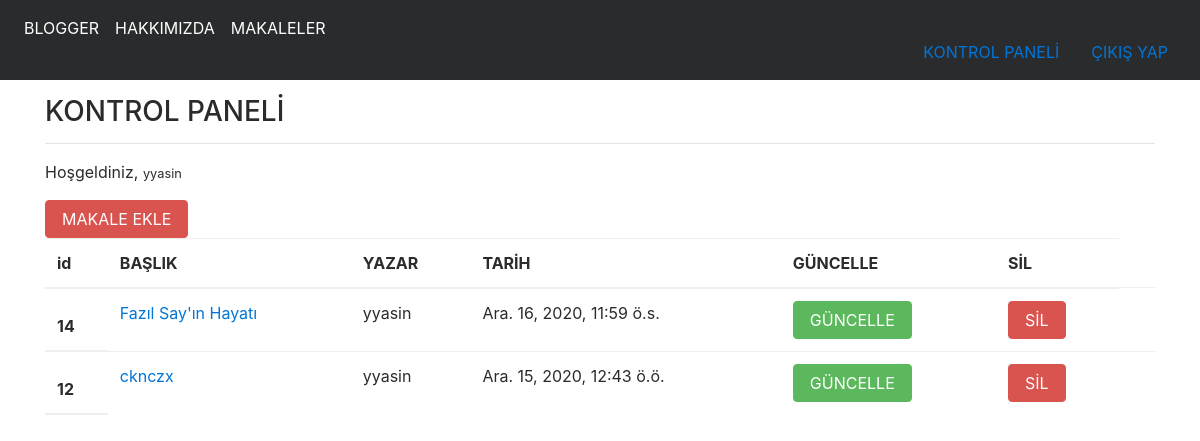
Screenshot of /articles/dashboard/ (signed in) with the database file from the repository.
### article/models.py (models this page shows, shortened)
class Article(models.Model):
    author=models.ForeignKey("auth.user",on_delete=models.CASCADE,verbose_name="YAZAR")
    title=models.CharField(max_length=50,verbose_name="BAŞLIK")
    content=RichTextField()
    created_date=models.DateTimeField(auto_now_add=True,verbose_name="OLUŞTURULMA TARİHİ")
    article_image=models.FileField(blank=True,null=True,verbose_name="Makaleye Fotoğraf Ekleyin")
    class Meta:
        ordering = ['-created_date']

### article/views.py (the view)
# urls.py: path('dashboard/',views.dashboard,name="dashboard"),
@login_required(login_url="user:login")
def dashboard(request):
    articles=Article.objects.filter(author=request.user)
    context={
        "articles":articles
    }
    return render(request,"dashboard.html",context)

### templates/dashboard.html
{% extends "layout.html" %}
{% block body %}
  <h3>KONTROL PANELİ</h3>
  <hr>
  <p>
      Hoşgeldiniz, <small>{{request.user.username}}</small>
  </p>
  <a class="btn btn-danger" href="{% url 'article:addarticle' %}">MAKALE EKLE</a>
  {% if articles %}
    <table class="table">
      <thead>
       <tr>
        <th scope="col">id</th>
        <th scope="col">BAŞLIK</th>
        <th scope="col">YAZAR</th>
        <th scope="col">TARİH</th>
        <th scope="col">GÜNCELLE</th>
        <th scope="col">SİL</th>
        {% for article in articles %}
       <tr>
            <th scope="row">{{article.id}}</th>
            <td><a href="{% url 'article:detail' article.id %}">{{article.title}}</a></td>
            <td>{{article.author.username}}</td>
            <td>{{article.created_date}}</td>
            <td><a href="{% url 'article:update' article.id %}" class="btn btn-success">GÜNCELLE</a></td>
            <td><a href="{% url 'article:delete' article.id %}" class="btn btn-danger">SİL</a></td>
            <td></td>
          </tr>
        {% endfor %}
      </tr>
  </table>
  {% else  %}
    <br><br><br>
    <div class="alert alert-danger">Henüz Bir Makaleniz Bulunmuyor</div>
  {% endif %}
{% endblock body %}

### rows the page displays
Article: id "14", title "Fazıl Say'ın Hayatı", author.username "yyasin", created_date "Ara. 16, 2020, 11:59 ö.s."
Article: id "12", title "cknczx", author.username "yyasin", created_date "Ara. 15, 2020, 12:43 ö.ö."

### other values shown
{{ request.user.username }} "yyasin"
